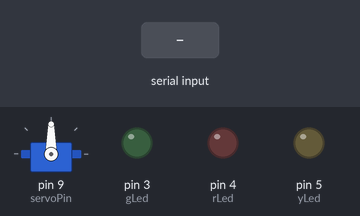
Simulated run of this sketch. Board: Arduino Uno, built with avr-gcc and run on an emulated ATmega328P. On the bench: servo, output pins drawn as LEDs (lit = HIGH). The inputs (shaded band) are chosen by the test bench.

Above: at 1.2 s.
1.3 s: "1\n" received over Serial
At 2.8 s:
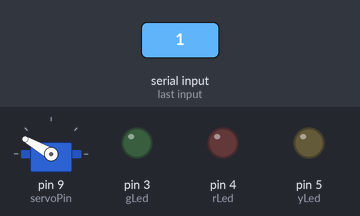
3.8 s: "2\n" received over Serial
At 4.6 s:
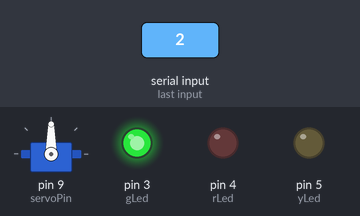
6.3 s: "3\n" received over Serial
At 7.1 s:
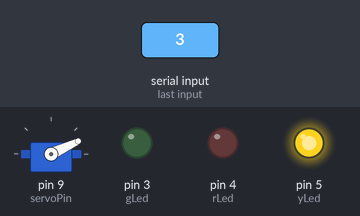
7.8 s: "90,45\n" received over Serial
At 8.2 s:
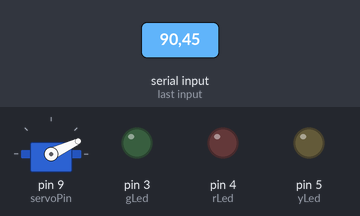
Timing chart, 0 to 10.3 s (numbered marks = the images above; inputs shaded):
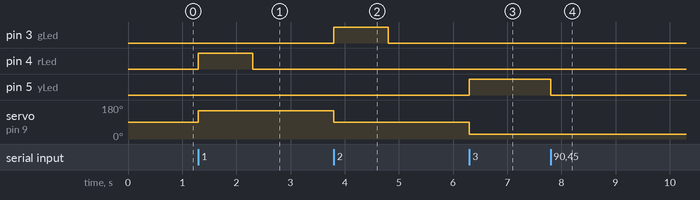

The sketch:

servo_led.ino
```cpp
#include <Servo.h>
Servo Servo1;
int servoPin = 9;
int rLed = 4;
int yLed = 5;
int gLed = 3;
int x;

void setup() {
  // put your setup code here, to run once:
  Serial.begin(115200);
  Serial.setTimeout(1);
  Servo1.attach(servoPin);
  pinMode(rLed,OUTPUT);
  pinMode(gLed,OUTPUT);
  pinMode(yLed,OUTPUT);
}

void loop() {
  // put your main code here, to run repeatedly:
  while(!Serial.available());
  x = Serial.readString().toInt();
  if (x==1){
    digitalWrite(rLed, HIGH);
    Servo1.write(150);
    delay(1000);}
  if (x==2){
    digitalWrite(gLed, HIGH);
    Servo1.write(90);
    delay(1000);}
  if (x==3){
    digitalWrite(yLed, HIGH);
    Servo1.write(25);
    delay(1000);}
  else {
    digitalWrite(rLed, LOW);
    digitalWrite(gLed, LOW);
    digitalWrite(yLed, LOW);
  }
}
```

Measured:
- after the input at 1.3 s, pin 4 (rLed): LOW → HIGH at once, → LOW 1.0 s later; servo on pin 9 (servoPin): 90° → 150° at once
- after the input at 3.8 s, pin 3 (gLed): LOW → HIGH at once, → LOW 1.0 s later; servo on pin 9 (servoPin): 150° → 90° at once
- after the input at 6.3 s, pin 5 (yLed): LOW → HIGH at once; servo on pin 9 (servoPin): 90° → 25° at once
- after the input at 7.8 s, pin 5 (yLed): HIGH → LOW at once
